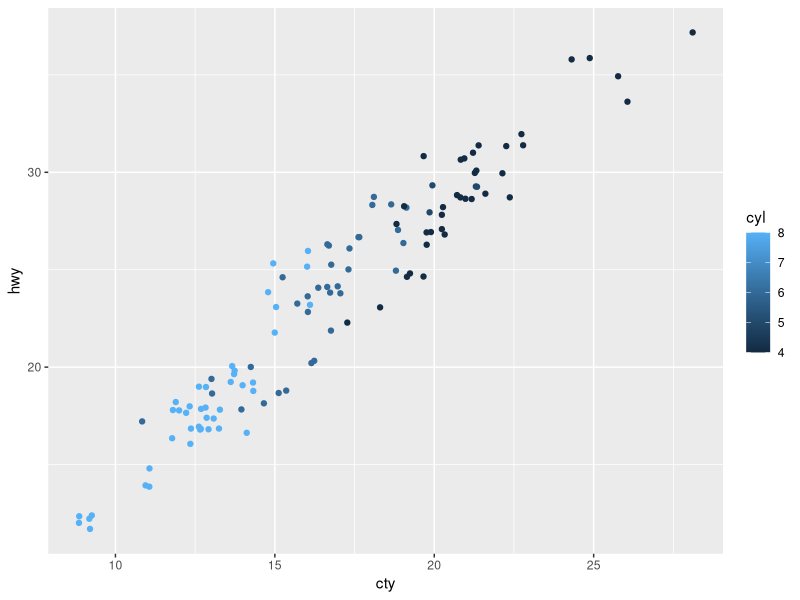
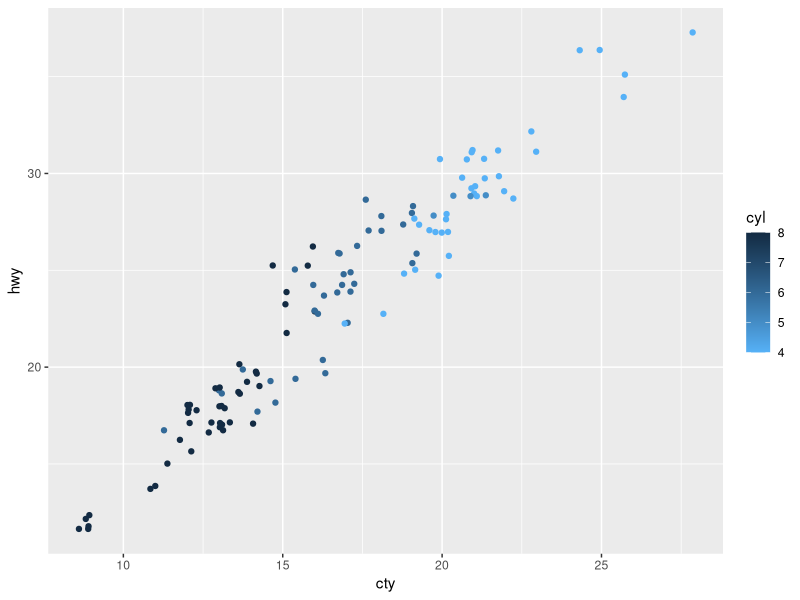
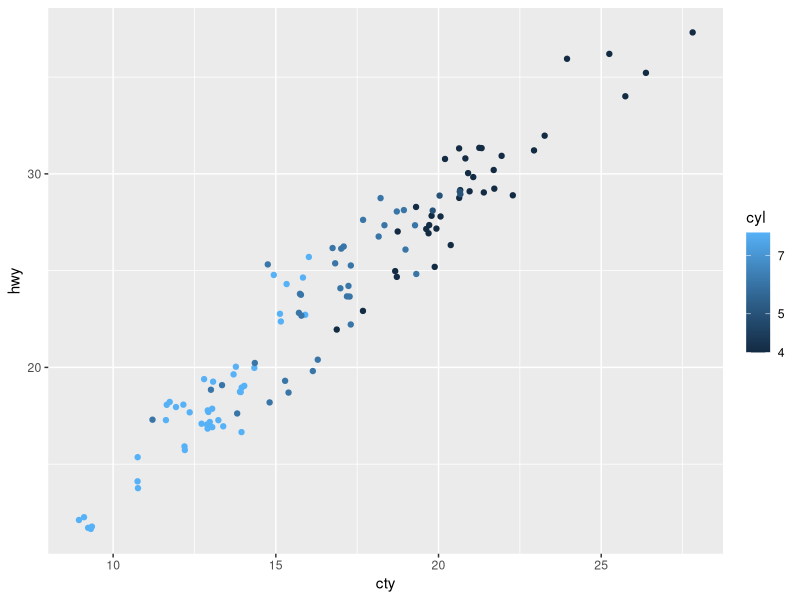
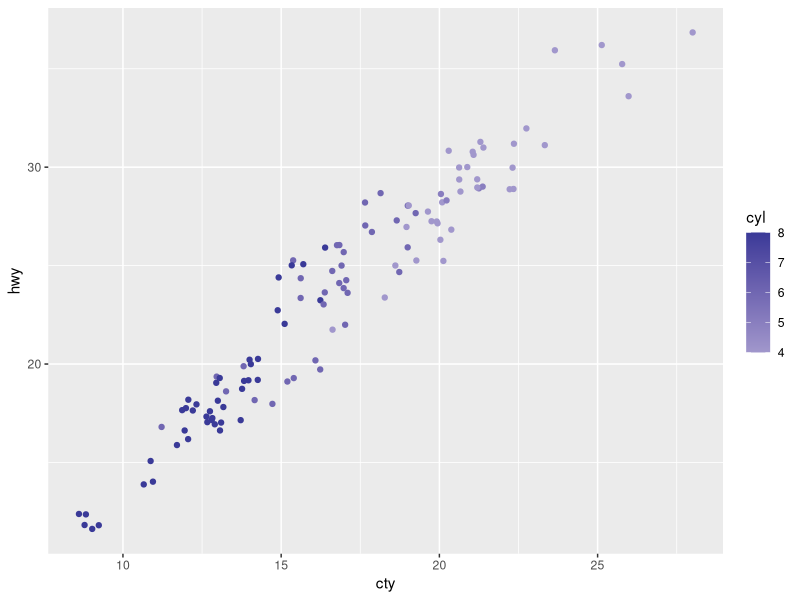
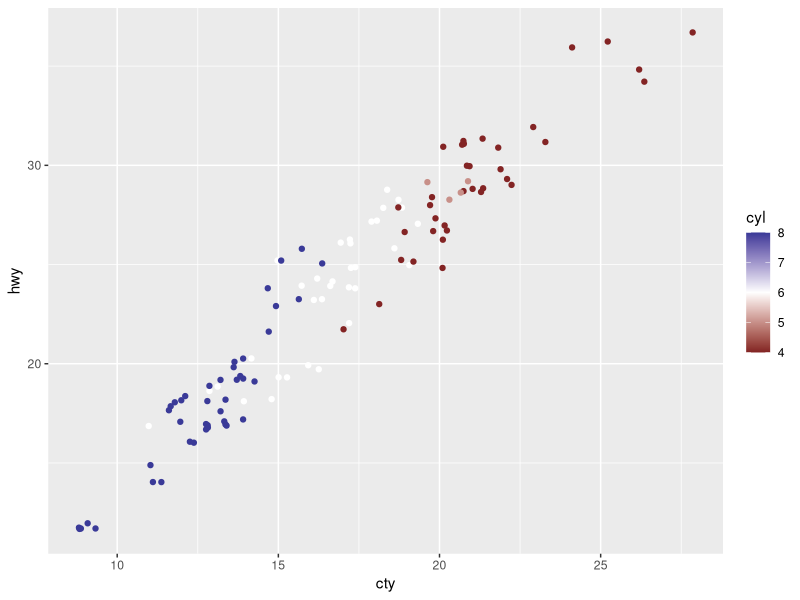
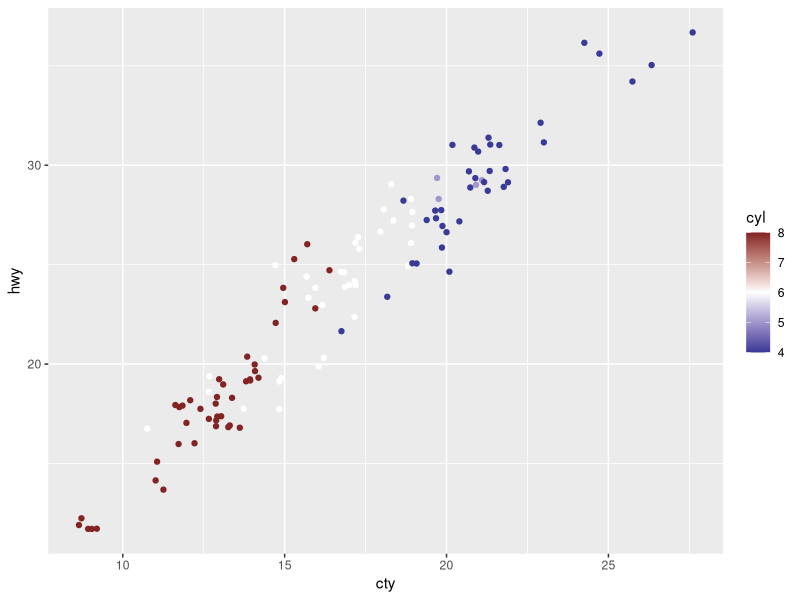
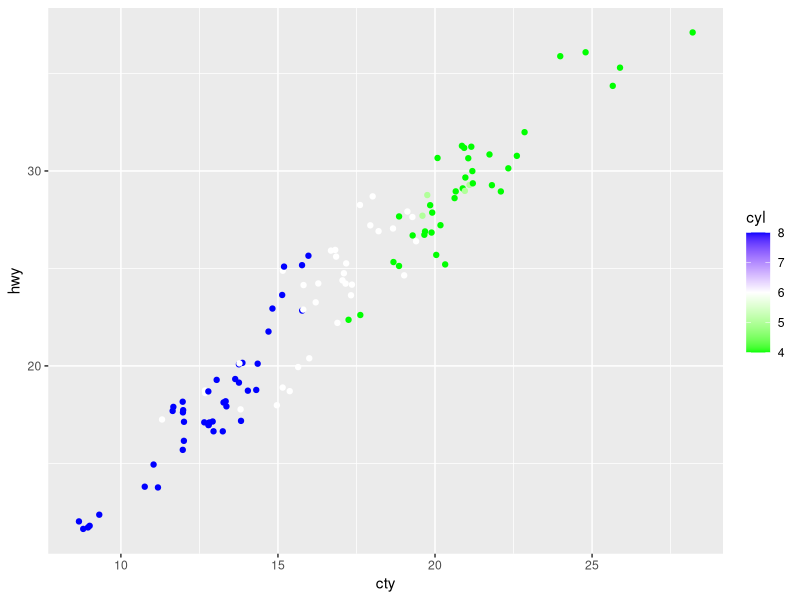
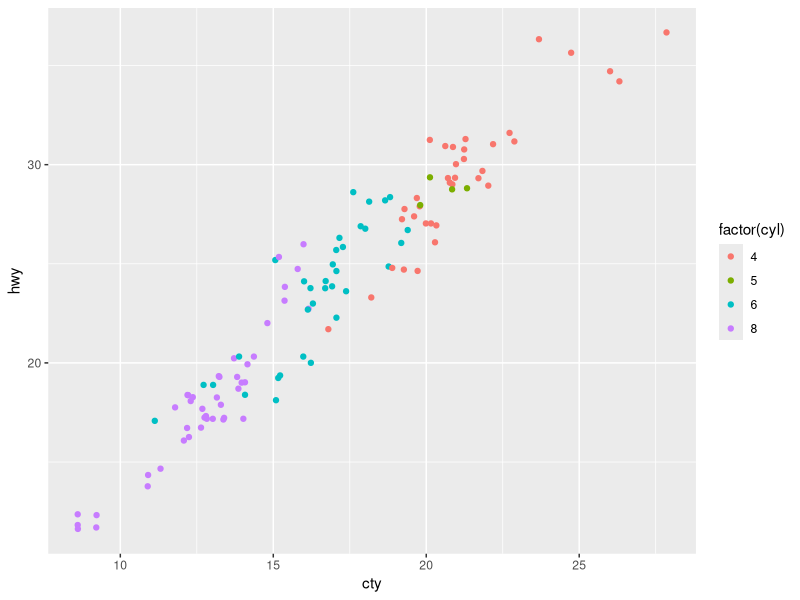

The R source for these figures, in order:

# Continuous 
library(tidyverse)
p1 <- mpg %>% filter(year == 2008) %>%
  ggplot(aes(x = cty, y = hwy, color = cyl)) +
  geom_point(position='jitter')
p1 + scale_color_gradient() # same
?scale_color_gradient
p1 + scale_color_gradient(low='#56B1F7', high='#132B43')
p1 + scale_color_gradient(trans='log10') # color scale in log


# gradient2: midpoint = 0 by default
?scale_color_gradient2
p1 + scale_color_gradient2()
p1 + scale_color_gradient2(midpoint=6) 
p1 + scale_color_gradient2(midpoint=6, low=scales::muted('blue'), high=scales::muted('red')) 

# Hexidecimal code: '#RRGGBB'. Each range from 0 to F (F=15). FF = 15 * 16 + 15
rgb(0, 255, 0, maxColorValue = 255) # green
p1 + scale_color_gradient2(midpoint=6, low='#00FF00', high='#0000FF') 

# ## Your turn 1
# data(diamonds)
# ggplot(diamonds, aes(x=carat, y=price, color=price)) + geom_point() + scale_color_gradient(low='black', high='lightblue')
# ggplot(diamonds, aes(x=carat, y=price, color=price)) + geom_point() + scale_color_gradient2(low='black', mid='green', high='red', midpoint = 10000)

# Discrete
p2 <- mpg %>% filter(year == 2008) %>%
  ggplot(aes(x = cty, y = hwy, color = factor(cyl))) +
  geom_point(position='jitter')
p2 + scale_color_discrete()
cols <- c("4" = "blue", "5"="yellow", "6" = "darkgreen", "8" = "red")
p2 + scale_colour_manual(values = cols)

library(RColorBrewer)
display.brewer.all()

p2 <- mpg %>% filter(year == 2008) %>%
  ggplot(aes(x = cty, y = hwy, color = factor(cyl))) +
  geom_point()
p2 + scale_color_brewer(palette='Set1') # better, since the colors can be named, and darker

# ## Your turn 2
# ggplot(diamonds, aes(x=carat, y=price, color=clarity)) + geom_point() + scale_color_brewer(palette='Blues')

## Brewer color schemes - Continuous
#For continuous variables, use `*_color_distiller`:
states <- map_data('state')
states %>% ggplot(aes(x = long, y = lat)) + 
  geom_polygon(aes(group = group, fill=lat)) + 
  scale_fill_distiller(palette='OrRd', direction=1) # Note direction

# # Your turn
# ggplot(diamonds, aes(x=carat, y=price, color=depth)) + geom_point() + scale_color_distiller(palette='Blues')

mpg %>% ggplot(aes(x = manufacturer)) + geom_bar() +
  theme(axis.text.x = element_text(angle=45))
mpg %>% ggplot(aes(x = manufacturer)) + geom_bar() +
  theme(axis.text.x = element_text(angle=45, vjust=1, hjust=1))
